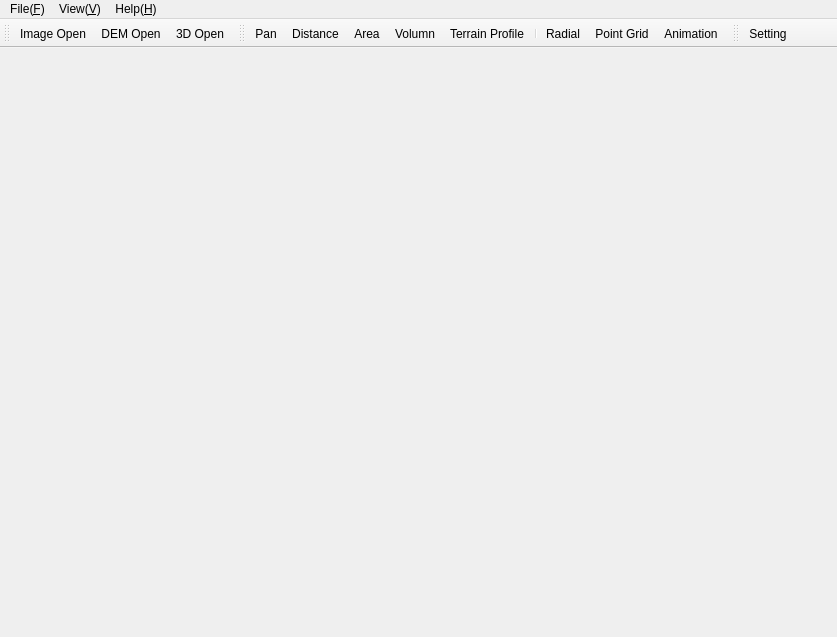
<?xml version="1.0" encoding="UTF-8"?>
<ui version="4.0">
 <class>GQManagerWidget</class>
 <widget class="QMainWindow" name="GQManagerWidget">
  <property name="geometry">
   <rect>
    <x>0</x>
    <y>0</y>
    <width>837</width>
    <height>637</height>
   </rect>
  </property>
  <property name="windowTitle">
   <string>Field 3D Viewer</string>
  </property>
  <property name="windowIcon">
   <iconset resource="../resource/sg_3dviewer.qrc">
    <normaloff>:/File/application.ico</normaloff>:/File/application.ico</iconset>
  </property>
  <property name="iconSize">
   <size>
    <width>32</width>
    <height>32</height>
   </size>
  </property>
  <widget class="QWidget" name="centralwidget">
   <layout class="QGridLayout" name="gridLayout">
    <property name="margin">
     <number>0</number>
    </property>
    <item row="0" column="0">
     <widget class="SGCanvasWidget" name="mWgtApp" native="true"/>
    </item>
   </layout>
  </widget>
  <widget class="QMenuBar" name="mMnbMain">
   <property name="geometry">
    <rect>
     <x>0</x>
     <y>0</y>
     <width>837</width>
     <height>36</height>
    </rect>
   </property>
   <widget class="QMenu" name="menuFile">
    <property name="title">
     <string>File(&amp;F)</string>
    </property>
    <addaction name="mAtnImageOpen"/>
    <addaction name="mAtnSetting"/>
   </widget>
   <widget class="QMenu" name="menuHelp">
    <property name="title">
     <string>Help(&amp;H)</string>
    </property>
   </widget>
   <widget class="QMenu" name="menuView">
    <property name="title">
     <string>View(&amp;V)</string>
    </property>
    <widget class="QMenu" name="menuZoom">
     <property name="title">
      <string>Zoom</string>
     </property>
     <addaction name="mAtnZoomPrev"/>
     <addaction name="mAtnZoomNext"/>
     <addaction name="mAtnRefresh"/>
     <addaction name="separator"/>
     <addaction name="mAtnZoomIn"/>
     <addaction name="mAtnZoomOut"/>
     <addaction name="mAtnZoomToLayer"/>
    </widget>
    <widget class="QMenu" name="menuMeasurement">
     <property name="title">
      <string>Measurement</string>
     </property>
     <addaction name="mAtnViewDistance"/>
     <addaction name="mAtnViewArea"/>
     <addaction name="mAtnViewVolumn"/>
    </widget>
    <widget class="QMenu" name="menu3D_Sight">
     <property name="title">
      <string>3D Sight</string>
     </property>
     <addaction name="mAtnViewSightLinear"/>
     <addaction name="mAtnViewSightPolyhedral"/>
    </widget>
    <addaction name="mAtnViewPan"/>
    <addaction name="menuZoom"/>
    <addaction name="menuMeasurement"/>
    <addaction name="menu3D_Sight"/>
    <addaction name="mAtnTerrainProfile"/>
    <addaction name="mAtnViewPointGrid"/>
    <addaction name="mAtnViewAnimation"/>
   </widget>
   <addaction name="menuFile"/>
   <addaction name="menuView"/>
   <addaction name="menuHelp"/>
  </widget>
  <widget class="QToolBar" name="mTlbFile">
   <property name="windowTitle">
    <string>File Toolbar</string>
   </property>
   <property name="iconSize">
    <size>
     <width>48</width>
     <height>48</height>
    </size>
   </property>
   <property name="toolButtonStyle">
    <enum>Qt::ToolButtonTextUnderIcon</enum>
   </property>
   <attribute name="toolBarArea">
    <enum>TopToolBarArea</enum>
   </attribute>
   <attribute name="toolBarBreak">
    <bool>false</bool>
   </attribute>
   <addaction name="mAtnImageOpen"/>
   <addaction name="mAtnDEMOpen"/>
   <addaction name="mAtn3DOpen"/>
  </widget>
  <widget class="QToolBar" name="mTlbView">
   <property name="windowTitle">
    <string>View Toolbar</string>
   </property>
   <property name="iconSize">
    <size>
     <width>48</width>
     <height>48</height>
    </size>
   </property>
   <property name="toolButtonStyle">
    <enum>Qt::ToolButtonTextUnderIcon</enum>
   </property>
   <attribute name="toolBarArea">
    <enum>TopToolBarArea</enum>
   </attribute>
   <attribute name="toolBarBreak">
    <bool>false</bool>
   </attribute>
   <addaction name="mAtnViewPan"/>
   <addaction name="mAtnViewDistance"/>
   <addaction name="mAtnViewArea"/>
   <addaction name="mAtnViewVolumn"/>
   <addaction name="mAtnTerrainProfile"/>
   <addaction name="separator"/>
   <addaction name="mAtnViewSightRadial"/>
   <addaction name="mAtnViewPointGrid"/>
   <addaction name="mAtnViewAnimation"/>
  </widget>
  <widget class="QToolBar" name="toolBar">
   <property name="windowTitle">
    <string>toolBar</string>
   </property>
   <property name="iconSize">
    <size>
     <width>48</width>
     <height>48</height>
    </size>
   </property>
   <property name="toolButtonStyle">
    <enum>Qt::ToolButtonTextUnderIcon</enum>
   </property>
   <attribute name="toolBarArea">
    <enum>TopToolBarArea</enum>
   </attribute>
   <attribute name="toolBarBreak">
    <bool>false</bool>
   </attribute>
   <addaction name="mAtnSetting"/>
  </widget>
  <action name="mAtnImageOpen">
   <property name="icon">
    <iconset resource="../resource/sg_3dviewer.qrc">
     <normaloff>:/File/open_image.png</normaloff>:/File/open_image.png</iconset>
   </property>
   <property name="text">
    <string>Image Open...</string>
   </property>
  </action>
  <action name="mAtnSearch">
   <property name="icon">
    <iconset resource="../resource/sg_3dviewer.qrc">
     <normaloff>:/File/1-48.png</normaloff>:/File/1-48.png</iconset>
   </property>
   <property name="text">
    <string>Search...</string>
   </property>
  </action>
  <action name="mAtnUpload">
   <property name="enabled">
    <bool>false</bool>
   </property>
   <property name="icon">
    <iconset>
     <normaloff>:/File/upload.png</normaloff>:/File/upload.png</iconset>
   </property>
   <property name="text">
    <string>Upload...</string>
   </property>
  </action>
  <action name="mAtnSetting">
   <property name="icon">
    <iconset resource="../resource/sg_3dviewer.qrc">
     <normaloff>:/File/3-48.png</normaloff>:/File/3-48.png</iconset>
   </property>
   <property name="text">
    <string>Setting</string>
   </property>
  </action>
  <action name="mActExtractBoundary">
   <property name="icon">
    <iconset>
     <normaloff>:/File/boundary.png</normaloff>:/File/boundary.png</iconset>
   </property>
   <property name="text">
    <string>Extract boundary...</string>
   </property>
   <property name="iconText">
    <string>Extract</string>
   </property>
  </action>
  <action name="mAtnDownload">
   <property name="icon">
    <iconset>
     <normaloff>:/File/download.png</normaloff>:/File/download.png</iconset>
   </property>
   <property name="text">
    <string>Download...</string>
   </property>
  </action>
  <action name="mActLocMatch">
   <property name="icon">
    <iconset>
     <normaloff>:/File/locationmatch.png</normaloff>:/File/locationmatch.png</iconset>
   </property>
   <property name="text">
    <string>Location match...</string>
   </property>
   <property name="iconText">
    <string>Match</string>
   </property>
  </action>
  <action name="mAtnSave">
   <property name="icon">
    <iconset resource="../resource/sg_3dviewer.qrc">
     <normaloff>:/File/48_save.png</normaloff>:/File/48_save.png</iconset>
   </property>
   <property name="text">
    <string>Save</string>
   </property>
  </action>
  <action name="mAtnViewPan">
   <property name="checkable">
    <bool>true</bool>
   </property>
   <property name="icon">
    <iconset resource="../resource/sg_3dviewer.qrc">
     <normaloff>:/View/mAtnViewPan.png</normaloff>:/View/mAtnViewPan.png</iconset>
   </property>
   <property name="text">
    <string>Pan</string>
   </property>
  </action>
  <action name="mAtnZoomIn">
   <property name="icon">
    <iconset>
     <normaloff>:/View/mAtnViewZoomInRect_48.png</normaloff>:/View/mAtnViewZoomInRect_48.png</iconset>
   </property>
   <property name="text">
    <string>Zoom In</string>
   </property>
  </action>
  <action name="mAtnZoomOut">
   <property name="icon">
    <iconset>
     <normaloff>:/View/mAtnViewZoomOutRect_48.png</normaloff>:/View/mAtnViewZoomOutRect_48.png</iconset>
   </property>
   <property name="text">
    <string>Zoom Out</string>
   </property>
  </action>
  <action name="mAtnZoomToLayer">
   <property name="text">
    <string>Zoom to Selected Layer</string>
   </property>
  </action>
  <action name="mAtnZoomPrev">
   <property name="icon">
    <iconset>
     <normaloff>:/View/mAtnViewZoomPrev_48.png</normaloff>:/View/mAtnViewZoomPrev_48.png</iconset>
   </property>
   <property name="text">
    <string>Zoom Previous</string>
   </property>
  </action>
  <action name="mAtnZoomNext">
   <property name="icon">
    <iconset>
     <normaloff>:/View/mAtnViewZoomNext_48.png</normaloff>:/View/mAtnViewZoomNext_48.png</iconset>
   </property>
   <property name="text">
    <string>Zoom Next</string>
   </property>
  </action>
  <action name="mAtnRefresh">
   <property name="text">
    <string>Refresh</string>
   </property>
  </action>
  <action name="mAtnViewDistance">
   <property name="checkable">
    <bool>true</bool>
   </property>
   <property name="icon">
    <iconset resource="../resource/sg_3dviewer.qrc">
     <normaloff>:/View/mAtnViewDistance.png</normaloff>:/View/mAtnViewDistance.png</iconset>
   </property>
   <property name="text">
    <string>Distance</string>
   </property>
  </action>
  <action name="mAtnViewArea">
   <property name="checkable">
    <bool>true</bool>
   </property>
   <property name="icon">
    <iconset resource="../resource/sg_3dviewer.qrc">
     <normaloff>:/View/mAtnViewArea.png</normaloff>:/View/mAtnViewArea.png</iconset>
   </property>
   <property name="text">
    <string>Area</string>
   </property>
  </action>
  <action name="mAtnViewVolumn">
   <property name="checkable">
    <bool>true</bool>
   </property>
   <property name="icon">
    <iconset resource="../resource/sg_3dviewer.qrc">
     <normaloff>:/View/mAtnViewVolume.png</normaloff>:/View/mAtnViewVolume.png</iconset>
   </property>
   <property name="text">
    <string>Volumn</string>
   </property>
  </action>
  <action name="mAtnTerrainProfile">
   <property name="checkable">
    <bool>true</bool>
   </property>
   <property name="icon">
    <iconset resource="../resource/sg_3dviewer.qrc">
     <normaloff>:/View/mAtnViewSectionalPlan.png</normaloff>:/View/mAtnViewSectionalPlan.png</iconset>
   </property>
   <property name="text">
    <string>Terrain Profile</string>
   </property>
  </action>
  <action name="mAtnViewSightLinear">
   <property name="checkable">
    <bool>true</bool>
   </property>
   <property name="icon">
    <iconset resource="../resource/sg_3dviewer.qrc">
     <normaloff>:/View/mAtnViewSightLinear.png</normaloff>:/View/mAtnViewSightLinear.png</iconset>
   </property>
   <property name="text">
    <string>Linear</string>
   </property>
  </action>
  <action name="mAtnViewSightRadial">
   <property name="checkable">
    <bool>true</bool>
   </property>
   <property name="icon">
    <iconset resource="../resource/sg_3dviewer.qrc">
     <normaloff>:/View/mAtnViewSightCircle.png</normaloff>:/View/mAtnViewSightCircle.png</iconset>
   </property>
   <property name="text">
    <string>Radial</string>
   </property>
  </action>
  <action name="mAtnViewSightPolyhedral">
   <property name="checkable">
    <bool>true</bool>
   </property>
   <property name="icon">
    <iconset resource="../resource/sg_3dviewer.qrc">
     <normaloff>:/View/mAtnViewSightPoly.png</normaloff>:/View/mAtnViewSightPoly.png</iconset>
   </property>
   <property name="text">
    <string>Polyhedral</string>
   </property>
  </action>
  <action name="mAtnImport">
   <property name="icon">
    <iconset resource="../resource/sg_3dviewer.qrc">
     <normaloff>:/File/48.png</normaloff>:/File/48.png</iconset>
   </property>
   <property name="text">
    <string>Import...</string>
   </property>
  </action>
  <action name="action">
   <property name="text">
    <string>사용자관리</string>
   </property>
  </action>
  <action name="action_2">
   <property name="text">
    <string>사용자 관리</string>
   </property>
  </action>
  <action name="action_3">
   <property name="text">
    <string>영상 관리</string>
   </property>
  </action>
  <action name="action_4">
   <property name="text">
    <string>영상 이력 관리</string>
   </property>
  </action>
  <action name="action_5">
   <property name="text">
    <string>재해 분석</string>
   </property>
  </action>
  <action name="action_6">
   <property name="text">
    <string>셋팅</string>
   </property>
  </action>
  <action name="mAtnDEMOpen">
   <property name="icon">
    <iconset resource="../resource/sg_3dviewer.qrc">
     <normaloff>:/File/open_dem.png</normaloff>:/File/open_dem.png</iconset>
   </property>
   <property name="text">
    <string>DEM Open...</string>
   </property>
  </action>
  <action name="mAtn3DOpen">
   <property name="icon">
    <iconset resource="../resource/sg_3dviewer.qrc">
     <normaloff>:/File/open_3d.png</normaloff>:/File/open_3d.png</iconset>
   </property>
   <property name="text">
    <string>3D Open...</string>
   </property>
  </action>
  <action name="mAtnViewPointGrid">
   <property name="icon">
    <iconset resource="../resource/sg_3dviewer.qrc">
     <normaloff>:/View/mAtnViewPointGrid.png</normaloff>:/View/mAtnViewPointGrid.png</iconset>
   </property>
   <property name="text">
    <string>Z Point Grid</string>
   </property>
   <property name="iconText">
    <string>Point Grid</string>
   </property>
  </action>
  <action name="mAtnViewAnimation">
   <property name="icon">
    <iconset resource="../resource/sg_3dviewer.qrc">
     <normaloff>:/View/mAtnViewAnimation.png</normaloff>:/View/mAtnViewAnimation.png</iconset>
   </property>
   <property name="text">
    <string>Animation</string>
   </property>
  </action>
 </widget>
 <customwidgets>
  <customwidget>
   <class>SGCanvasWidget</class>
   <extends>QWidget</extends>
   <header location="global">sg_canvaswidget.h</header>
   <container>1</container>
  </customwidget>
 </customwidgets>
 <resources>
  <include location="../resource/sg_3dviewer.qrc"/>
 </resources>
 <connections/>
</ui>
